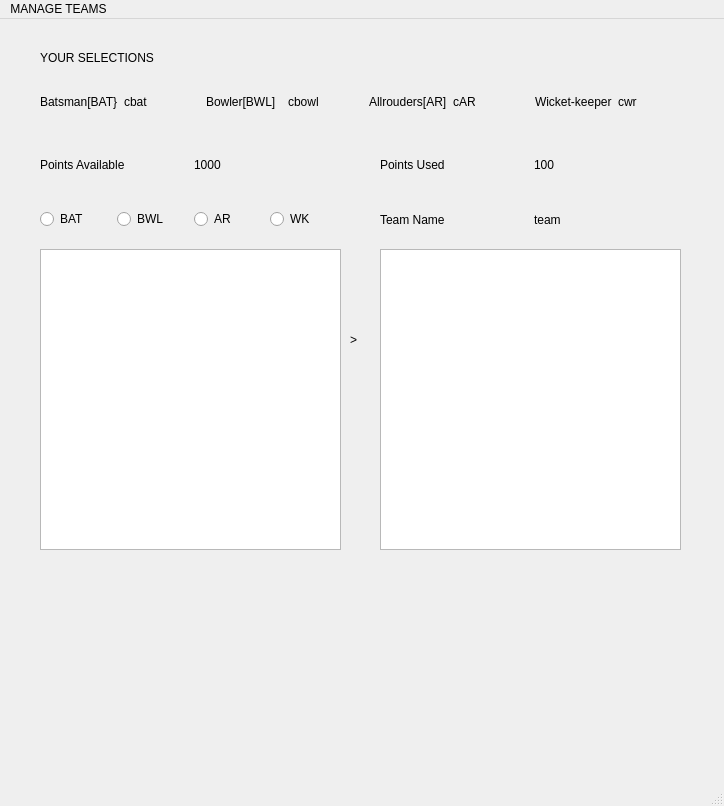
<?xml version="1.0" encoding="UTF-8"?>
<ui version="4.0">
 <class>MainWindow</class>
 <widget class="QMainWindow" name="MainWindow">
  <property name="geometry">
   <rect>
    <x>0</x>
    <y>0</y>
    <width>724</width>
    <height>806</height>
   </rect>
  </property>
  <property name="windowTitle">
   <string>MainWindow</string>
  </property>
  <widget class="QWidget" name="centralwidget">
   <widget class="QListWidget" name="playerslist">
    <property name="geometry">
     <rect>
      <x>40</x>
      <y>230</y>
      <width>301</width>
      <height>301</height>
     </rect>
    </property>
    <property name="currentRow">
     <number>-1</number>
    </property>
   </widget>
   <widget class="QListWidget" name="selectedplayerslist">
    <property name="geometry">
     <rect>
      <x>380</x>
      <y>230</y>
      <width>301</width>
      <height>301</height>
     </rect>
    </property>
   </widget>
   <widget class="QWidget" name="horizontalLayoutWidget">
    <property name="geometry">
     <rect>
      <x>40</x>
      <y>180</y>
      <width>301</width>
      <height>41</height>
     </rect>
    </property>
    <layout class="QHBoxLayout" name="horizontalLayout">
     <item>
      <widget class="QRadioButton" name="batradio">
       <property name="text">
        <string>BAT</string>
       </property>
      </widget>
     </item>
     <item>
      <widget class="QRadioButton" name="bwlradio">
       <property name="text">
        <string>BWL</string>
       </property>
      </widget>
     </item>
     <item>
      <widget class="QRadioButton" name="arradio">
       <property name="text">
        <string>AR</string>
       </property>
      </widget>
     </item>
     <item>
      <widget class="QRadioButton" name="wkradio">
       <property name="text">
        <string>WK</string>
       </property>
      </widget>
     </item>
    </layout>
   </widget>
   <widget class="QWidget" name="verticalLayoutWidget">
    <property name="geometry">
     <rect>
      <x>40</x>
      <y>20</y>
      <width>654</width>
      <height>81</height>
     </rect>
    </property>
    <layout class="QVBoxLayout" name="verticalLayout">
     <item>
      <widget class="QLabel" name="label">
       <property name="text">
        <string>YOUR SELECTIONS</string>
       </property>
      </widget>
     </item>
     <item>
      <layout class="QHBoxLayout" name="horizontalLayout_2">
       <item>
        <widget class="QLabel" name="label_3">
         <property name="text">
          <string>Batsman[BAT}</string>
         </property>
        </widget>
       </item>
       <item>
        <widget class="QLabel" name="batcountlabel">
         <property name="text">
          <string>cbat</string>
         </property>
        </widget>
       </item>
       <item>
        <widget class="QLabel" name="label_6">
         <property name="text">
          <string>Bowler[BWL]</string>
         </property>
        </widget>
       </item>
       <item>
        <widget class="QLabel" name="bwlcountlabel">
         <property name="text">
          <string>cbowl</string>
         </property>
        </widget>
       </item>
       <item>
        <widget class="QLabel" name="label_4">
         <property name="text">
          <string>Allrouders[AR]</string>
         </property>
        </widget>
       </item>
       <item>
        <widget class="QLabel" name="arcountlabel">
         <property name="text">
          <string>cAR</string>
         </property>
        </widget>
       </item>
       <item>
        <widget class="QLabel" name="label_8">
         <property name="text">
          <string>Wicket-keeper</string>
         </property>
        </widget>
       </item>
       <item>
        <widget class="QLabel" name="wkcountlabel">
         <property name="text">
          <string>cwr</string>
         </property>
        </widget>
       </item>
      </layout>
     </item>
    </layout>
   </widget>
   <widget class="QLabel" name="label_2">
    <property name="geometry">
     <rect>
      <x>350</x>
      <y>310</y>
      <width>31</width>
      <height>21</height>
     </rect>
    </property>
    <property name="text">
     <string>&gt;</string>
    </property>
   </widget>
   <widget class="QWidget" name="horizontalLayoutWidget_3">
    <property name="geometry">
     <rect>
      <x>40</x>
      <y>120</y>
      <width>301</width>
      <height>51</height>
     </rect>
    </property>
    <layout class="QHBoxLayout" name="horizontalLayout_3">
     <item>
      <widget class="QLabel" name="ptsl1">
       <property name="text">
        <string>Points Available</string>
       </property>
      </widget>
     </item>
     <item>
      <widget class="QLabel" name="ptsavllabel">
       <property name="text">
        <string>1000</string>
       </property>
      </widget>
     </item>
    </layout>
   </widget>
   <widget class="QWidget" name="horizontalLayoutWidget_4">
    <property name="geometry">
     <rect>
      <x>380</x>
      <y>120</y>
      <width>301</width>
      <height>51</height>
     </rect>
    </property>
    <layout class="QHBoxLayout" name="horizontalLayout_4">
     <item>
      <widget class="QLabel" name="ptsl2">
       <property name="text">
        <string>Points Used</string>
       </property>
      </widget>
     </item>
     <item>
      <widget class="QLabel" name="ptsusedlabel">
       <property name="text">
        <string>100</string>
       </property>
      </widget>
     </item>
    </layout>
   </widget>
   <widget class="QWidget" name="horizontalLayoutWidget_5">
    <property name="geometry">
     <rect>
      <x>380</x>
      <y>180</y>
      <width>301</width>
      <height>41</height>
     </rect>
    </property>
    <layout class="QHBoxLayout" name="horizontalLayout_5">
     <item>
      <widget class="QLabel" name="label_7">
       <property name="text">
        <string>Team Name</string>
       </property>
      </widget>
     </item>
     <item>
      <widget class="QLabel" name="teamlabel">
       <property name="text">
        <string>team</string>
       </property>
      </widget>
     </item>
    </layout>
   </widget>
  </widget>
  <widget class="QMenuBar" name="menubar">
   <property name="geometry">
    <rect>
     <x>0</x>
     <y>0</y>
     <width>724</width>
     <height>24</height>
    </rect>
   </property>
   <widget class="QMenu" name="menuMANAGE_TEAMS">
    <property name="title">
     <string>MANAGE TEAMS</string>
    </property>
    <addaction name="actionNEW_Team"/>
    <addaction name="actionSAVE_Team"/>
    <addaction name="actionMANAGE_Team"/>
    <addaction name="separator"/>
    <addaction name="actionEVALUATE_Team"/>
   </widget>
   <addaction name="menuMANAGE_TEAMS"/>
  </widget>
  <widget class="QStatusBar" name="statusbar"/>
  <action name="actionNEW_Team">
   <property name="checkable">
    <bool>false</bool>
   </property>
   <property name="checked">
    <bool>false</bool>
   </property>
   <property name="text">
    <string>NEW Team</string>
   </property>
  </action>
  <action name="actionSAVE_Team">
   <property name="text">
    <string>SAVE Team</string>
   </property>
  </action>
  <action name="actionMANAGE_Team">
   <property name="text">
    <string>MANAGE Team</string>
   </property>
  </action>
  <action name="actionEVALUATE_Team">
   <property name="text">
    <string>EVALUATE Team</string>
   </property>
  </action>
 </widget>
 <resources/>
 <connections>
  <connection>
   <sender>batradio</sender>
   <signal>clicked()</signal>
   <receiver>playerslist</receiver>
   <slot>clear()</slot>
   <hints>
    <hint type="sourcelabel">
     <x>73</x>
     <y>223</y>
    </hint>
    <hint type="destinationlabel">
     <x>94</x>
     <y>264</y>
    </hint>
   </hints>
  </connection>
  <connection>
   <sender>bwlradio</sender>
   <signal>clicked()</signal>
   <receiver>playerslist</receiver>
   <slot>clear()</slot>
   <hints>
    <hint type="sourcelabel">
     <x>163</x>
     <y>230</y>
    </hint>
    <hint type="destinationlabel">
     <x>193</x>
     <y>259</y>
    </hint>
   </hints>
  </connection>
 </connections>
</ui>
